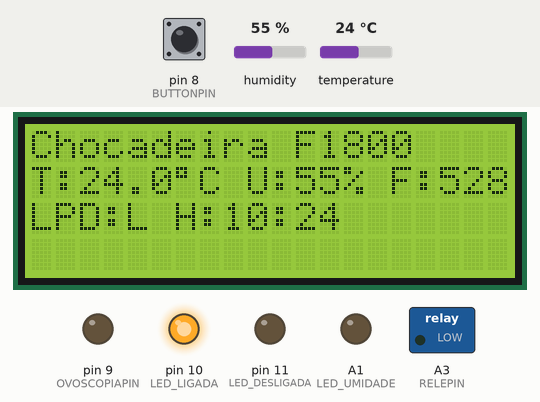
The sketch below on a simulated Arduino Uno, built with avr-gcc and run on an emulated ATmega328P. On the bench: 20×4 character LCD, switched loads named in the sketch (green lamp = pin HIGH), output pins drawn as LEDs (lit = HIGH). Inputs (shaded band) come from the test bench; at power-on: temperature 24 °C, pin 8 (BUTTONPIN) HIGH, humidity 55 %. The local clock reads 2024-03-15 10:24:30 at power-on unless the sketch sets it.

Above: at 3.2 s.
3.3 s: temperature set to 37.2 °C
At 5.5 s:
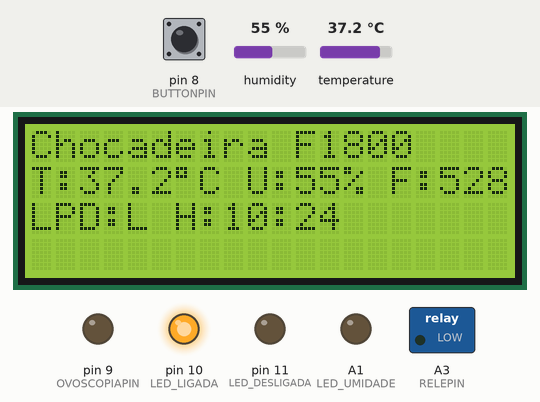
6.0 s: temperature set to 38.3 °C
At 6.5 s:
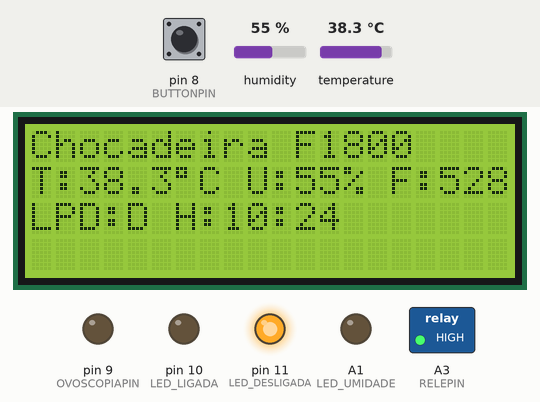
8.7 s: temperature set to 37.5 °C
At 11.0 s:
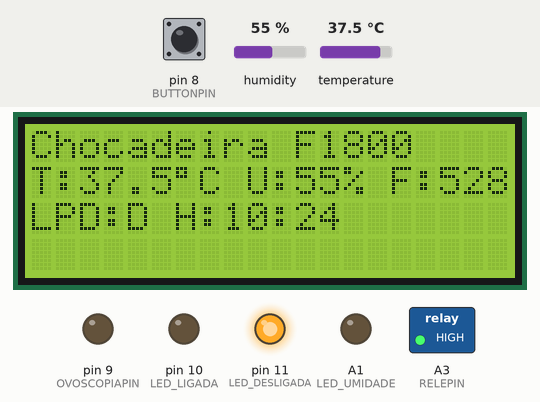
11.6 s: temperature set to 36.5 °C
At 13.2 s:
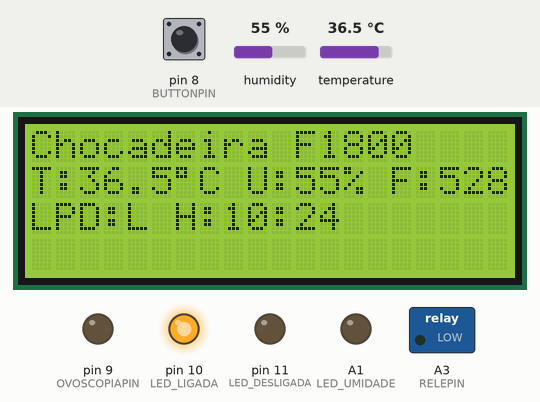
14.3 s: temperature set to 10.5 °C
At 17.4 s:
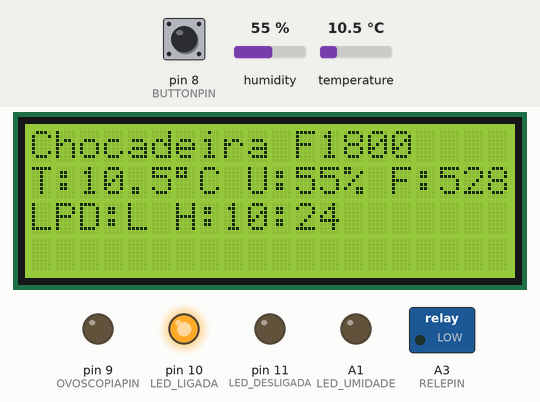
17.7 s: temperature set to 9.1 °C
At 18.6 s:
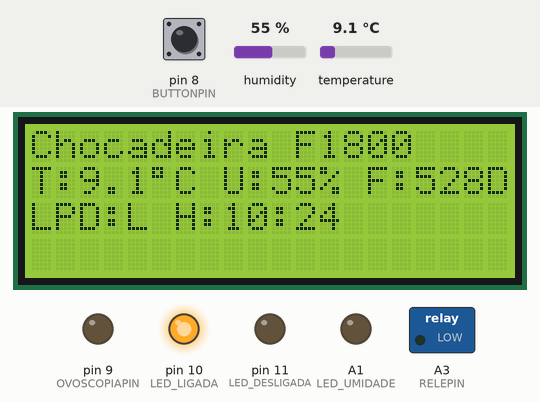
Timing chart, 0 to 20.7 s (numbered marks = the images above; inputs shaded):
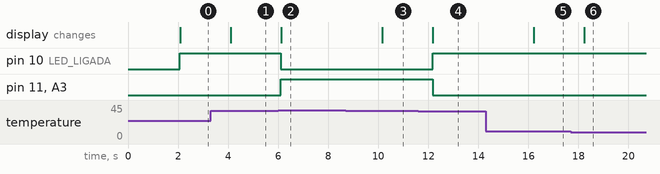

The sketch:

CodigoFonte.ino
```cpp
#include <LiquidCrystal.h>
#include <DHT.h>
#include <RTClib.h>

#define DHTPIN 13
#define DHTTYPE DHT22

#define RELEPIN A3
#define BUTTONPIN 8
#define OVOSCOPIAPIN 9
#define LED_LIGADA 10
#define LED_DESLIGADA 11
#define LED_UMIDADE A1

LiquidCrystal lcd(7, 6, 5, 4, 3, 2);
DHT dht(DHTPIN, DHTTYPE);
RTC_DS3231 rtc;

bool lampadasLigadas = false;
bool ovoscopiaLigada = false;
bool botaoAnterior = HIGH;

DateTime inicioIncubacao(2025, 8, 4, 15, 0, 0);

void setup() {
  lcd.begin(20, 4);
  dht.begin();

  if (!rtc.begin()) {
    lcd.setCursor(0, 0);
    lcd.print("Erro: RTC nao found");
    while (1);
  }

  pinMode(RELEPIN, OUTPUT);
  pinMode(OVOSCOPIAPIN, OUTPUT);
  pinMode(LED_LIGADA, OUTPUT);
  pinMode(LED_DESLIGADA, OUTPUT);
  pinMode(LED_UMIDADE, OUTPUT);
  pinMode(BUTTONPIN, INPUT_PULLUP);

  lcd.setCursor(0, 0);
  lcd.print("CHOCADEIRA F1800");
  delay(2000);
  lcd.clear();
}

void loop() {
  float temperatura = dht.readTemperature();
  float umidade = dht.readHumidity();
  DateTime agora = rtc.now();

  bool botaoAtual = digitalRead(BUTTONPIN);
  if (botaoAnterior == HIGH && botaoAtual == LOW) {
    ovoscopiaLigada = !ovoscopiaLigada;
    digitalWrite(OVOSCOPIAPIN, ovoscopiaLigada ? HIGH : LOW);
    delay(300);
  }
  botaoAnterior = botaoAtual;

  if (isnan(temperatura) || isnan(umidade)) {
    lcd.clear();
    lcd.setCursor(0, 0);
    lcd.print("Erro no sensor DHT");
    delay(2000);
    return;
  }

  if (!lampadasLigadas && temperatura <= 37.0) {
    digitalWrite(RELEPIN, LOW);
    lampadasLigadas = true;
  }
  if (lampadasLigadas && temperatura >= 38.0) {
    digitalWrite(RELEPIN, HIGH);
    lampadasLigadas = false;
  }

  digitalWrite(LED_LIGADA, lampadasLigadas ? HIGH : LOW);
  digitalWrite(LED_DESLIGADA, lampadasLigadas ? LOW : HIGH);
  digitalWrite(LED_UMIDADE, (umidade < 55.0 || umidade > 65.0) ? HIGH : LOW);

  TimeSpan tempoPassado = agora - inicioIncubacao;
  int horasDesdeInicio = tempoPassado.totalseconds() / 3600;
  int minutosDesdeInicio = tempoPassado.totalseconds() / 60;
  int diasFaltando = max(0, 21 - tempoPassado.days());

  bool mostrarRotacao = (horasDesdeInicio > 0) && (horasDesdeInicio % 5 == 0) && ((minutosDesdeInicio % 300) < 30);

  lcd.setCursor(0, 0);
  lcd.print("Chocadeira F1800   ");

  lcd.setCursor(0, 1);
  lcd.print("T:");
  lcd.print(temperatura, 1);
  lcd.write(byte(223));
  lcd.print("C U:");
  lcd.print(umidade, 0);
  lcd.print("% F:");
  lcd.print(diasFaltando);
  lcd.print("D");

  lcd.setCursor(0, 2);
  lcd.print("LPD:");
  lcd.print(lampadasLigadas ? "L " : "D ");
  lcd.print("H:");
  if (agora.hour() < 10) lcd.print("0");
  lcd.print(agora.hour());
  lcd.print(":");
  if (agora.minute() < 10) lcd.print("0");
  lcd.print(agora.minute());

  lcd.setCursor(0, 3);
  if (mostrarRotacao) {
    lcd.print("ROTACIONE OS OVOS   ");
  } else {
    lcd.print("                    ");
  }

  delay(2000);
}
```

Measured:
- the behaviour switches between 37.9 and 38 °C on temperature (found by bisection; images 1 and 2)
- the behaviour switches between 37.1 and 37 °C on temperature (found by bisection; images 3 and 4)
- the behaviour switches between 10 and 9.9 °C on temperature (found by bisection; images 5 and 6)
- after the input at 3.3 s, the display: changes after 0.81 s (image 1)
- after the input at 6.0 s, pin 10 (LED_LIGADA): HIGH → LOW after 0.11 s; pin 11 (LED_DESLIGADA), A3 (RELEPIN): LOW → HIGH after 0.11 s; the display: changes after 0.12 s (image 2)
- after the input at 8.7 s, the display: changes after 1.5 s (image 3)
- after the input at 11.6 s, pin 10 (LED_LIGADA): LOW → HIGH after 0.57 s; pin 11 (LED_DESLIGADA), A3 (RELEPIN): HIGH → LOW after 0.57 s; the display: changes after 0.58 s (image 4)
- after the input at 14.3 s, the display: changes after 1.9 s (image 5)
- after the input at 17.7 s, the display: changes after 0.54 s (image 6)
